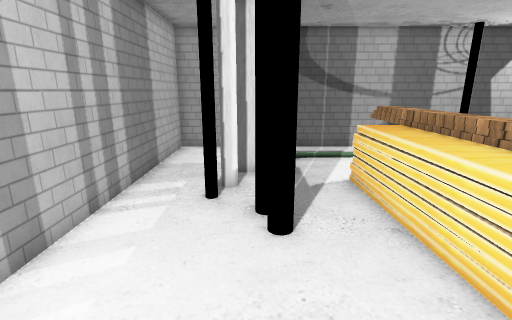
view 1 (above)

12 first-person views from a walk through a 3-D level made in the Unity game engine. The camera is 1.5 m above the floor, tilts 14° down and sees 85° across. The floor is counted in squares, 0.5 m on a side. Each view is taken from the middle of a square. On the plan, view 1 faces up. The plan holds only what a view shows up to about 20 squares ahead; the rest is blank. The player is left out. Some animated figures are not drawn. Some surface patterns are stand-ins.

view 2
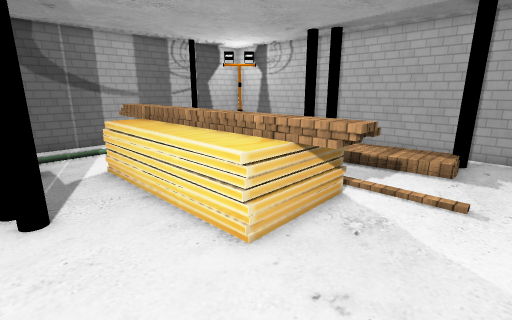

view 3
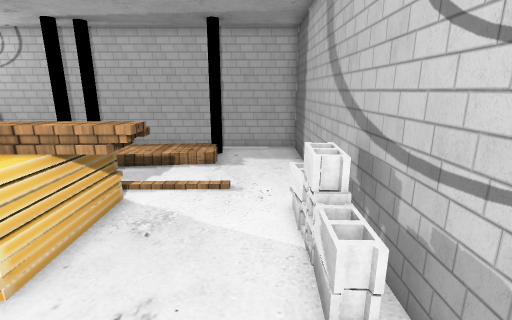

view 4
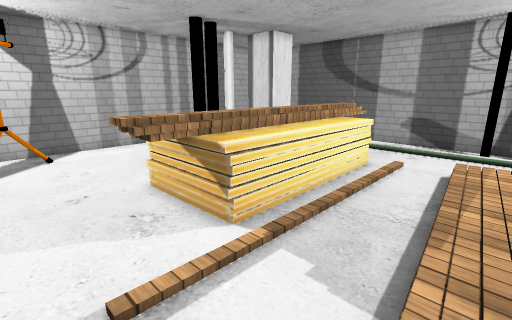

view 5
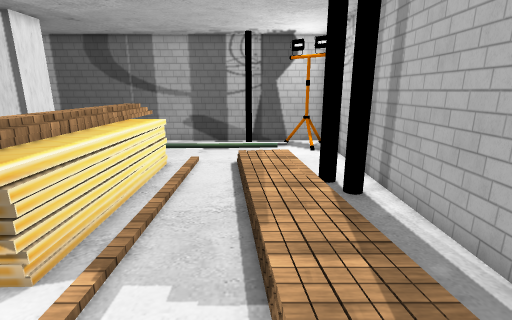

view 6
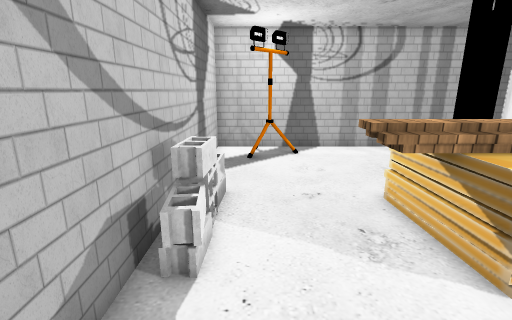

view 7
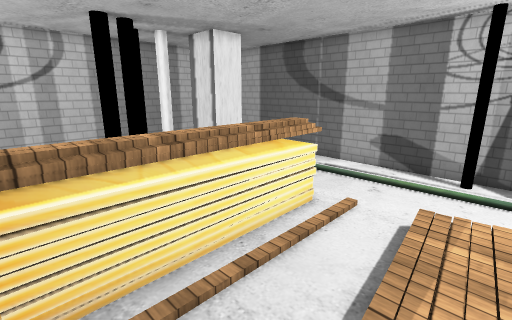

view 8
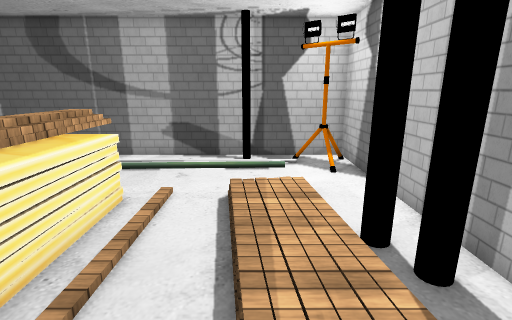

view 9
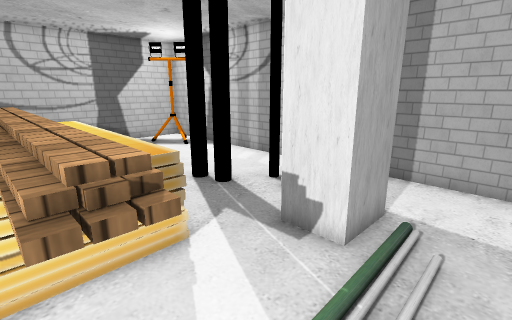

view 10
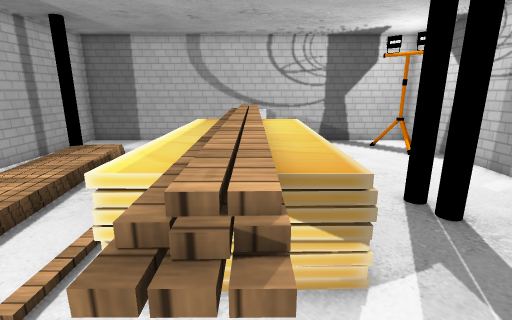

view 11
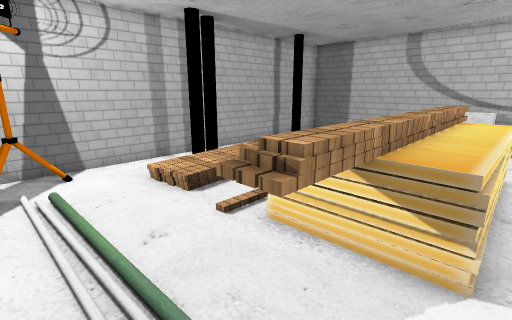

view 12
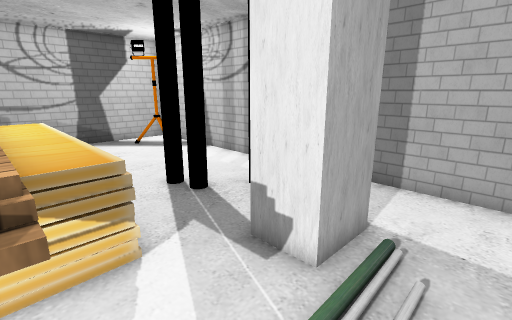

### Floor plan
Key: @ floor where view 1 was taken; # wall or solid block; . main floor; : floor 0.25 m higher than the main floor; / step, stairs or slope; = window, fence, low wall or low ledge; ^ raised ledge; C black cylinder; P pillar; L plank; B block; O other object.
Columns run from 4 left of view 1 to 15 right of it. Each row starts with its distance up from view 1.
 15 ####################
 14 #..............C.==#
 13 #............////.##
 12 #..###...^.........#
 11 #..###...^^........#
 10 #..##P...^^...///..#
  9 #..O ..LL^#L.../:..#
  8 #..C...LLLLL.../:..#
  7 #.. C .LLLLL...::C##
  6 #...#C.LLLLL...::/C#
  5 #......LLLLL.../:/.#
  4 #......LLLLL.../:/.#
  3 #......LLLLL...///.#
  2 #......LLLLL...//:.#
  1 #........^^....//:.#
  0 #...@....^#.....//O#
 -1 #=#................#
 -2 #==................#
 -3 #......BBBBB.......#
 -4 ####################

Where each view was taken, in squares from view 1:
view 1: 0 up, 0 right, facing up
view 2: 2 down, 0 right, facing up-right
view 3: 2 down, 0 right, facing right
view 4: 2 down, 12 right, facing up-left
view 5: 2 down, 11 right, facing up
view 6: 2 down, 11 right, facing left
view 7: 2 up, 12 right, facing up-left
view 8: 2 up, 11 right, facing up
view 9: 14 up, 6 right, facing down-left
view 10: 13 up, 5 right, facing down
view 11: 14 up, 3 right, facing down-right
view 12: 14 up, 5 right, facing down-left
